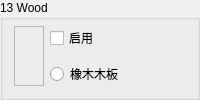
                 <widget class="QGroupBox" name="Base13">
                  <property name="sizePolicy">
                   <sizepolicy hsizetype="Expanding" vsizetype="Minimum">
                    <horstretch>0</horstretch>
                    <verstretch>0</verstretch>
                   </sizepolicy>
                  </property>
                  <property name="minimumSize">
                   <size>
                    <width>30</width>
                    <height>0</height>
                   </size>
                  </property>
                  <property name="maximumSize">
                   <size>
                    <width>16777215</width>
                    <height>16777215</height>
                   </size>
                  </property>
                  <property name="autoFillBackground">
                   <bool>true</bool>
                  </property>
                  <property name="title">
                   <string>13 Wood</string>
                  </property>
                  <property name="flat">
                   <bool>false</bool>
                  </property>
                  <layout class="QGridLayout" name="gridLayout_36">
                   <property name="topMargin">
                    <number>0</number>
                   </property>
                   <property name="bottomMargin">
                    <number>3</number>
                   </property>
                   <item row="0" column="1">
                    <widget class="QCheckBox" name="Enable13">
                     <property name="sizePolicy">
                      <sizepolicy hsizetype="Expanding" vsizetype="Fixed">
                       <horstretch>0</horstretch>
                       <verstretch>0</verstretch>
                      </sizepolicy>
                     </property>
                     <property name="text">
                      <string>启用</string>
                     </property>
                    </widget>
                   </item>
                   <item row="0" column="2">
                    <spacer name="horizontalSpacer_25">
                     <property name="orientation">
                      <enum>Qt::Horizontal</enum>
                     </property>
                     <property name="sizeHint" stdset="0">
                      <size>
                       <width>40</width>
                       <height>20</height>
                      </size>
                     </property>
                    </spacer>
                   </item>
                   <item row="1" column="1">
                    <widget class="QRadioButton" name="is13OakPlanks">
                     <property name="text">
                      <string>橡木木板</string>
                     </property>
                     <property name="icon">
                      <iconset resource="BlockTextures.qrc">
                       <normaloff>:/new/Textures/Slope/block/oak_planks.png</normaloff>:/new/Textures/Slope/block/oak_planks.png</iconset>
                     </property>
                    </widget>
                   </item>
                   <item row="0" column="0" rowspan="2">
                    <widget class="QLabel" name="Color13">
                     <property name="minimumSize">
                      <size>
                       <width>30</width>
                       <height>0</height>
                      </size>
                     </property>
                     <property name="font">
                      <font>
                       <family>微软雅黑</family>
                       <pointsize>9</pointsize>
                      </font>
                     </property>
                     <property name="frameShape">
                      <enum>QFrame::StyledPanel</enum>
                     </property>
                     <property name="text">
                      <string/>
                     </property>
                    </widget>
                   </item>
                  </layout>
                 </widget>
